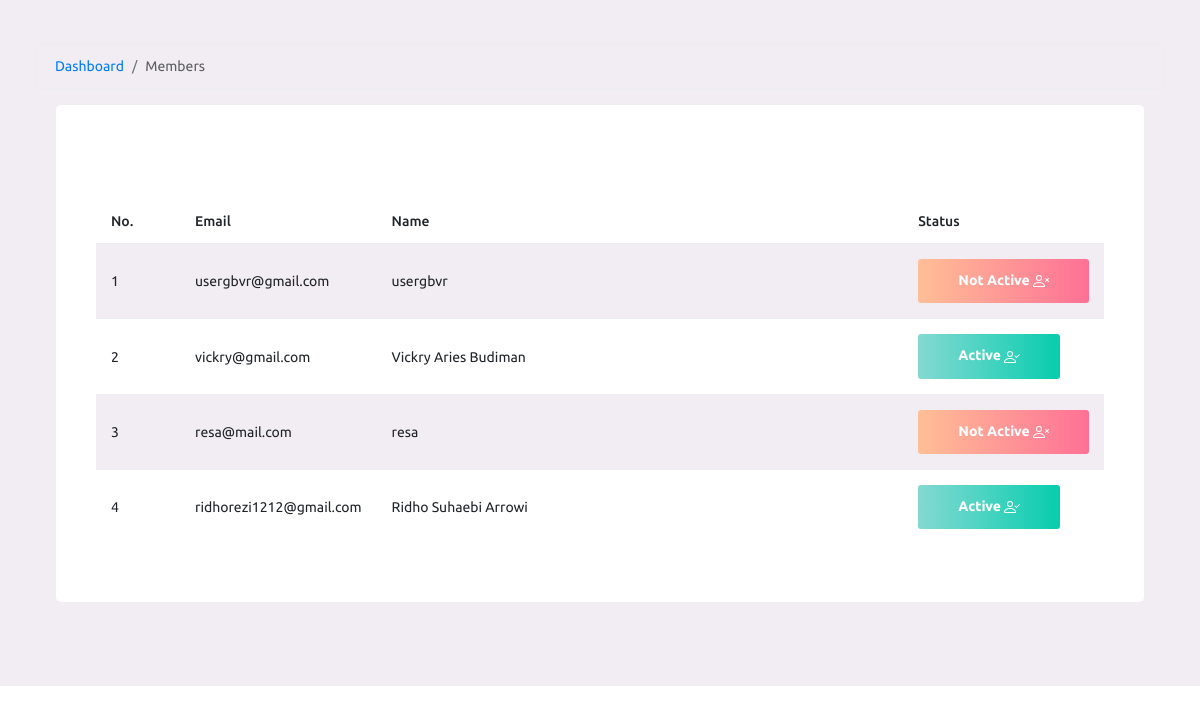
/admin/members.php, run on an earlier commit of the app's database.
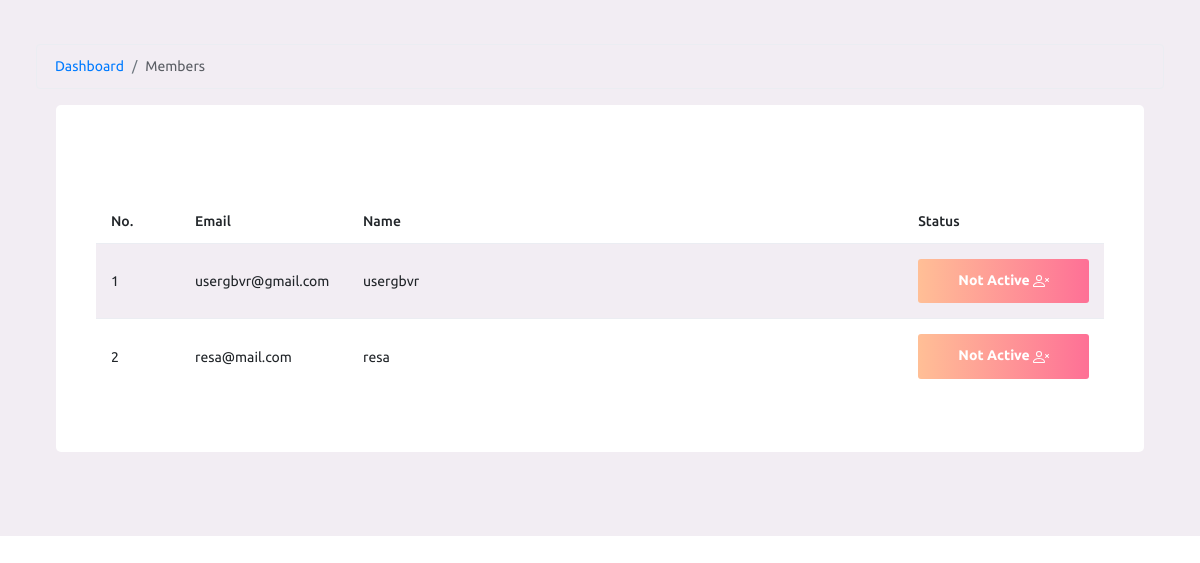
And on a later commit of the database.
### tables this page shows
CREATE TABLE `members` (
  `id` int(11) NOT NULL,
  `email` varchar(255) NOT NULL,
  `nama_lengkap` varchar(255) NOT NULL,
  `password` text NOT NULL,
  `status` text NOT NULL,
  `token_ganti_password` text DEFAULT NULL,
  `tgl_isi` timestamp NOT NULL DEFAULT current_timestamp()
);

### admin/members.php (the view, shortened to what this page needs)
<?php include("resource.php") ?>
        <div class="content-wrapper">
            <nav aria-label="breadcrumb">
                <ol class="breadcrumb">
                  <li class="breadcrumb-item"><a href="index.php">Dashboard</a></li>
                  <li class="breadcrumb-item active" aria-current="page">Members</li>
                </ol>
              </nav>
            <div class="col-lg-12 grid-margin stretch-card">
                <div class="card">
                  <div class="card-body">
                    <br><br><br>
                    <table class="table table-striped" id="tabel-data">
                    <thead>
                    <tr>
                        <th class="col-1">No.</th>
                        <th class="col-2">Email</th>
                        <th>Name</th>
                        <th class="col-2">Status</th>
                    </tr>
                    </thead>
                    <tbody>
                        <?php
                        $sqltambahan = "";
                        $per_halaman = 10;
                        $sql1   = "select * from members $sqltambahan";
                        $page   = isset($_GET['page'])?(int)$_GET['page']:1;
                        $mulai  = ($page > 1) ? ($page * $per_halaman) - $per_halaman : 0;
                        $nomor  = $mulai + 1;
                        $sql1   = $sql1." order by id desc limit $mulai,$per_halaman";
                        $q1     = mysqli_query($koneksi, $sql1);
                        while ($r1 = mysqli_fetch_array($q1)) {
                        ?>
                            <tr>
                                <td><?php echo $nomor++ ?></td>
                                <td><?php echo $r1['email']?></td>
                                <td><?php echo $r1['nama_lengkap'] ?></td>
                                <td>
                                    <?php
                                    if($r1['status'] == '1'){
                                        ?>
                                        <span class="btn btn-gradient-success">Active </span>
                                        <?php
                                    }else{
                                        ?>
                                        <span class="btn btn-gradient-danger">Not Active </span>
                                        <?php
                                    }
                                    ?>
                                </td>
                            </tr>
                        <?php
                        }
                        ?>
                    </tbody>
                    </table>
                    <br>
                </div>
            </div>
        </div>
    </div>

### admin/resource.php (shortened to what this page needs)
<link rel="stylesheet" href="../app/assets/vendors/mdi/css/materialdesignicons.min.css">
<link rel="stylesheet" href="../app/assets/vendors/css/vendor.bundle.base.css">
<link rel="stylesheet" href="../app/assets/css/style.css">
<link href="https://cdn.jsdelivr.net/npm/summernote@0.8.18/dist/summernote.min.css" rel="stylesheet">
<link rel="stylesheet" href="https://cdn.datatables.net/1.10.19/css/dataTables.bootstrap4.min.css" />
<link rel="stylesheet" href="https://cdnjs.cloudflare.com/ajax/libs/animate.css/4.1.1/animate.min.css"/>
<link rel="stylesheet" type="text/css" href="https://cdn.datatables.net/v/dt/dt-1.12.1/datatables.min.css"/>

What changed in the data, as far as the page shows it:
removed members: email "vickry@gmail.com", nama_lengkap "Vickry Aries Budiman", status "Active"
removed members: email "ridhorezi1212@gmail.com", nama_lengkap "Ridho Suhaebi Arrowi", status "Active"
